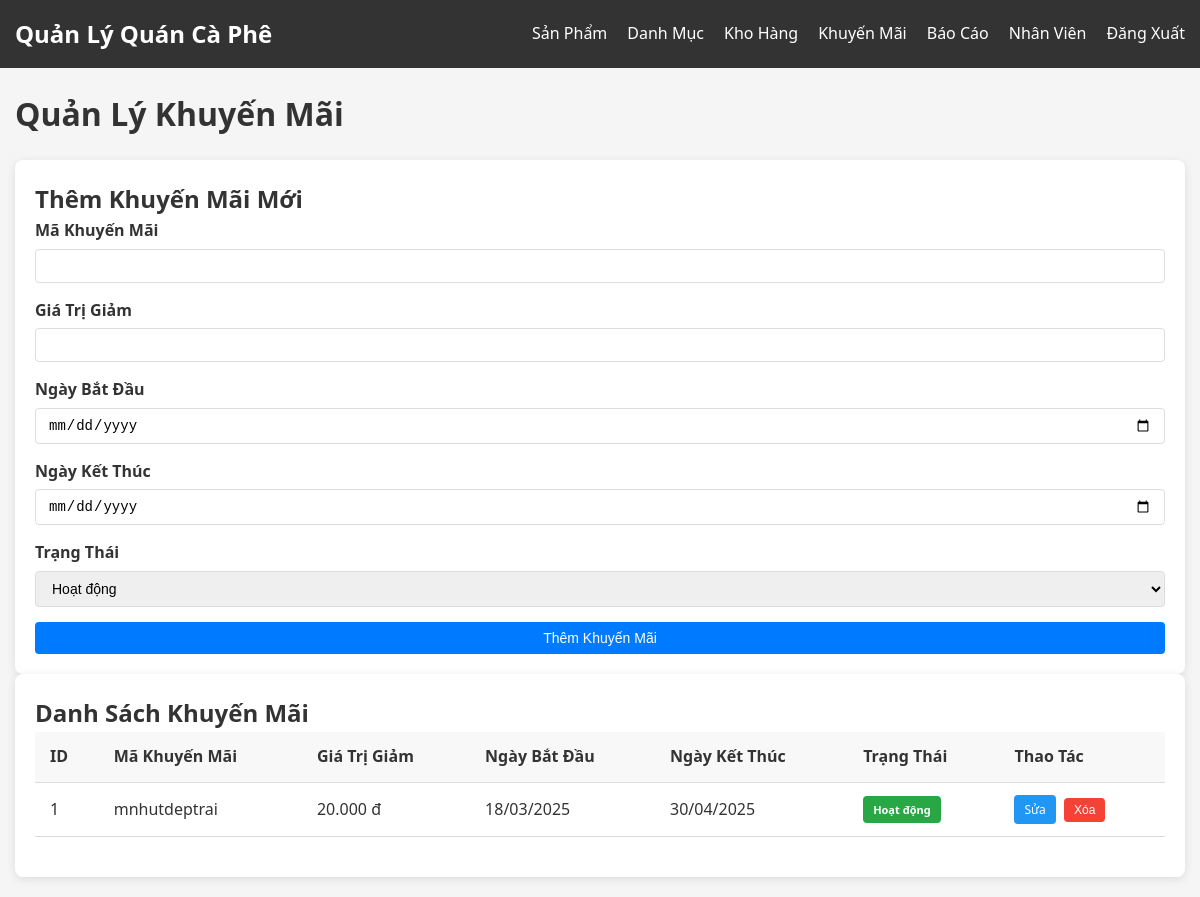
Page /admin/promotions.php (signed in) on the earlier database version.
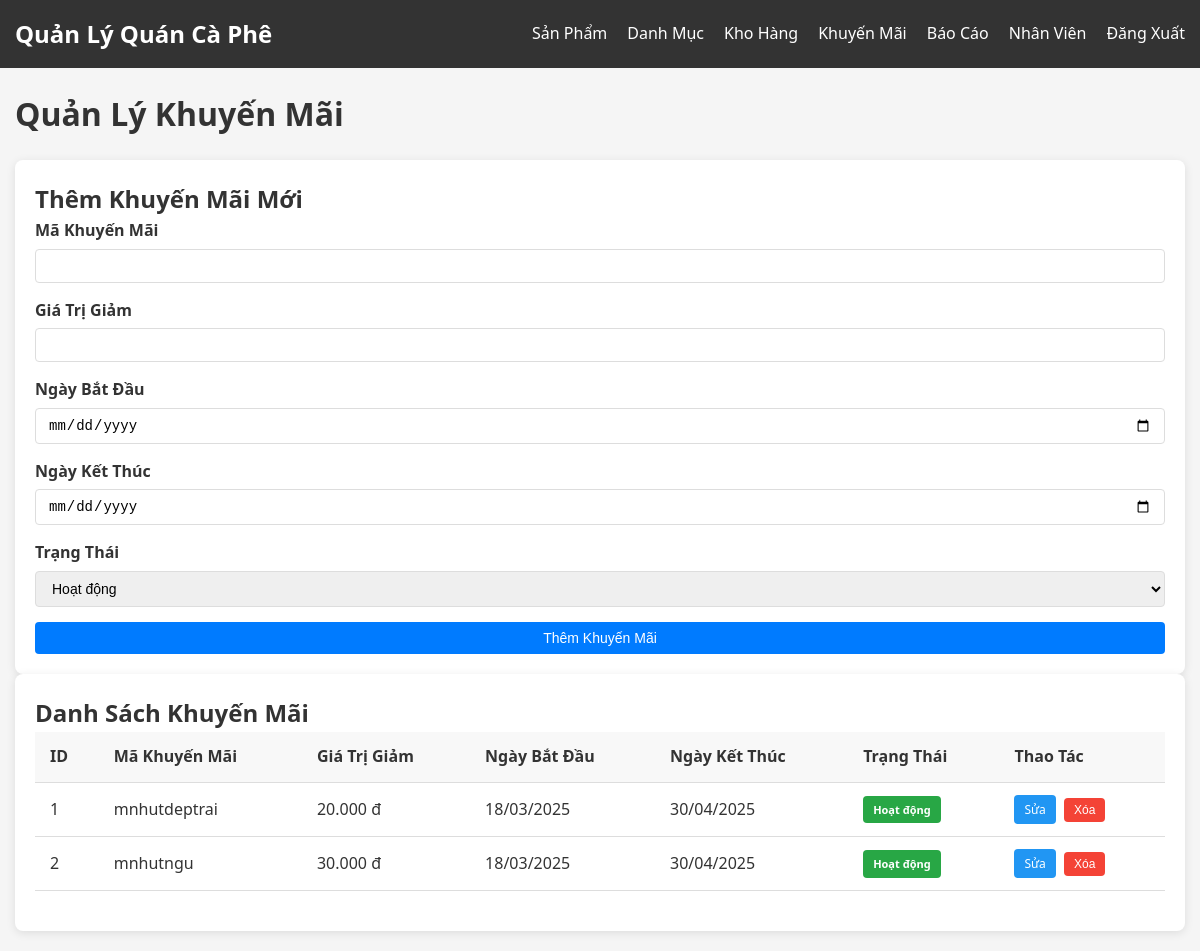
Same page on the later database version.
### tables this page shows
CREATE TABLE `promotions` (
  `promo_id` int(11) NOT NULL,
  `discount_code` varchar(50) NOT NULL,
  `discount_value` decimal(10,2) NOT NULL,
  `start_date` date NOT NULL,
  `end_date` date NOT NULL,
  `status` enum('Hoạt động','Hết hạn') DEFAULT 'Hoạt động'
);

### config/functions.php (called while the page is built, shortened)
<?php
function formatCurrency($amount) {
    return number_format($amount, 0, ',', '.') . ' đ';
}
?>

### admin/promotions.php (the view, shortened to what this page needs)
<?php
require_once '../config/db.php';
require_once '../config/functions.php';
$promotions_query = "SELECT * FROM Promotions ORDER BY start_date DESC";
$promotions_result = $conn->query($promotions_query);
$edit_promotion = null;
?>
<!DOCTYPE html>
<html lang="vi">
<head>
    <link rel="stylesheet" href="../assets/css/style.css">
</head>
<body>
    <nav class="navbar">
        <div class="container">
            <a href="dashboard.php" class="navbar-brand">Quản Lý Quán Cà Phê</a>
            <ul class="navbar-nav">
                <li class="nav-item"><a href="products.php" class="nav-link">Sản Phẩm</a></li>
                <li class="nav-item"><a href="categories.php" class="nav-link">Danh Mục</a></li>
                <li class="nav-item"><a href="inventory.php" class="nav-link">Kho Hàng</a></li>
                <li class="nav-item"><a href="promotions.php" class="nav-link active">Khuyến Mãi</a></li>
                <li class="nav-item"><a href="reports.php" class="nav-link">Báo Cáo</a></li>
                <li class="nav-item"><a href="users.php" class="nav-link">Nhân Viên</a></li>
                <li class="nav-item"><a href="../logout.php" class="nav-link">Đăng Xuất</a></li>
            </ul>
        </div>
    </nav>
    <div class="container">
        <div class="dashboard">
            <div class="dashboard-header">
                <h1>Quản Lý Khuyến Mãi</h1>
            </div>
            <div class="row">
                <div class="col-md-4">
                    <div class="card">
                        <h2><?php echo $edit_promotion ? 'Cập Nhật Khuyến Mãi' : 'Thêm Khuyến Mãi Mới'; ?></h2>
                        <form method="POST" action="promotions.php">
                            <div class="form-group">
                                <label for="discount_code">Mã Khuyến Mãi</label>
                                <input type="text" id="discount_code" name="discount_code" value="<?php echo $edit_promotion ? $edit_promotion['discount_code'] : ''; ?>" required>
                            </div>
                            <div class="form-group">
                                <label for="discount_value">Giá Trị Giảm</label>
                                <input type="number" id="discount_value" name="discount_value" min="0" step="1000" value="<?php echo $edit_promotion ? $edit_promotion['discount_value'] : ''; ?>" required>
                            </div>
                            <div class="form-group">
                                <label for="start_date">Ngày Bắt Đầu</label>
                                <input type="date" id="start_date" name="start_date" value="<?php echo $edit_promotion ? $edit_promotion['start_date'] : ''; ?>" required>
                            </div>
                            <div class="form-group">
                                <label for="end_date">Ngày Kết Thúc</label>
                                <input type="date" id="end_date" name="end_date" value="<?php echo $edit_promotion ? $edit_promotion['end_date'] : ''; ?>" required>
                            </div>
                            <div class="form-group">
                                <label for="status">Trạng Thái</label>
                                <select id="status" name="status" required>
                                    <option value="Hoạt động" <?php echo ($edit_promotion && $edit_promotion['status'] == 'Hoạt động') ? 'selected' : ''; ?>>Hoạt động</option>
                                </select>
                            </div>
                            <?php if ($edit_promotion): ?>
                                <button type="submit" name="update_promotion" class="btn btn-primary btn-block">Cập Nhật Khuyến Mãi</button>
                                <a href="promotions.php" class="btn btn-secondary btn-block">Hủy</a>
                            <?php else: ?>
                                <button type="submit" name="add_promotion" class="btn btn-primary btn-block">Thêm Khuyến Mãi</button>
                            <?php endif; ?>
                        </form>
                    </div>
                </div>
                <div class="col-md-8">
                    <div class="card">
                        <h2>Danh Sách Khuyến Mãi</h2>
                        <table class="table">
                            <thead>
                                <tr>
                                    <th>ID</th>
                                    <th>Mã Khuyến Mãi</th>
                                    <th>Giá Trị Giảm</th>
                                    <th>Ngày Bắt Đầu</th>
                                    <th>Ngày Kết Thúc</th>
                                    <th>Trạng Thái</th>
                                    <th>Thao Tác</th>
                                </tr>
                            </thead>
                            <tbody>
                                <?php if ($promotions_result->num_rows > 0): ?>
                                    <?php while ($promotion = $promotions_result->fetch_assoc()): ?>
                                        <tr>
                                            <td><?php echo $promotion['promo_id']; ?></td>
                                            <td><?php echo $promotion['discount_code']; ?></td>
                                            <td><?php echo formatCurrency($promotion['discount_value']); ?></td>
                                            <td><?php echo date('d/m/Y', strtotime($promotion['start_date'])); ?></td>
                                            <td><?php echo date('d/m/Y', strtotime($promotion['end_date'])); ?></td>
                                            <td><span class="status-badge status-<?php echo strtolower(str_replace(' ', '-', $promotion['status'])); ?>"><?php echo $promotion['status']; ?></span></td>
                                            <td>
                                                <a href="promotions.php?edit=<?php echo $promotion['promo_id']; ?>" class="btn btn-secondary btn-sm">Sửa</a>
                                                <form method="POST" action="promotions.php" style="display:inline;" onsubmit="return confirm('Bạn có chắc muốn xóa khuyến mãi này?');">
                                                    <button type="submit" name="delete_promotion" class="btn btn-danger btn-sm">Xóa</button>
                                                </form>
                                            </td>
                                        </tr>
                                    <?php endwhile; ?>
                                <?php else: ?>
                                    <tr><td colspan="7" class="text-center">Không có khuyến mãi nào</td></tr>
                                <?php endif; ?>
                            </tbody>
                        </table>
                    </div>
                </div>
            </div>
        </div>
    </div>
</body>
</html>

### assets/css/style.css (style rules this page uses)
* { margin: 0; padding: 0; box-sizing: border-box; }
body { font-family: 'Segoe UI', Tahoma, Geneva, Verdana, sans-serif; line-height: 1.6; color: #333; background-color: #f5f5f5; }
a { text-decoration: none; color: #0066cc; }
ul { list-style: none; }
.container { width: 100%; max-width: 1200px; margin: 0 auto; padding: 0 15px; }
.btn { display: inline-block; padding: 8px 16px; border: none; border-radius: 4px; cursor: pointer; font-size: 14px; text-align: center; transition: all 0.3s ease; }
.btn-primary { background-color: #4CAF50; color: white; }
.btn-secondary { background-color: #2196F3; color: white; }
.btn-danger { background-color: #f44336; color: white; }
.btn-block { display: block; width: 100%; }
.btn-sm { padding: 4px 8px; font-size: 12px; }
.form-group { margin-bottom: 15px; }
.form-group label { display: block; margin-bottom: 5px; font-weight: 600; }
.form-group input, .form-group select, .form-group textarea { width: 100%; padding: 8px 12px; border: 1px solid #ddd; border-radius: 4px; font-size: 14px; }
.table { width: 100%; border-collapse: collapse; margin-bottom: 20px; }
.table th, .table td { padding: 12px 15px; text-align: left; border-bottom: 1px solid #ddd; }
.table th { background-color: #f8f8f8; font-weight: 600; }
.navbar { background-color: #333; color: white; padding: 15px 0; }
.navbar .container { display: flex; justify-content: space-between; align-items: center; }
.navbar-brand { font-size: 1.5rem; font-weight: bold; color: white; }
.navbar-nav { display: flex; }
.nav-item { margin-left: 20px; }
.nav-link { color: white; transition: all 0.3s ease; }
.dashboard { padding: 20px 0; }
.dashboard-header { margin-bottom: 20px; }
.card { background-color: white; border-radius: 8px; box-shadow: 0 2px 10px rgba(0, 0, 0, 0.1); padding: 20px; }
.status-badge { display: inline-block !important; padding: 5px 10px !important; border-radius: 4px !important; font-weight: bold !important; font-size: 12px !important; color: white !important; }
.status-hoạt-động { background-color: #28a745 !important; display: inline-block !important; padding: 5px 10px !important; border-radius: 4px !important; font-weight: bold !important; font-size: 11px !important; color: white !important; }
.btn-sm { padding: 5px 10px !important; font-size: 12px !important; border-radius: 4px !important; margin-right: 4px !important; }
.btn-primary { background-color: #007bff !important; color: white !important; }
table .btn-sm { display: inline-block; padding: 5px 10px !important; font-size: 12px !important; border-radius: 4px !important; margin-right: 4px !important; text-decoration: none; }

Differences in the rows shown:
added promotions: promo_id "2", discount_code "mnhutngu", discount_value "30.000 đ", start_date "18/03/2025", end_date "30/04/2025", status "Hoạt động"
